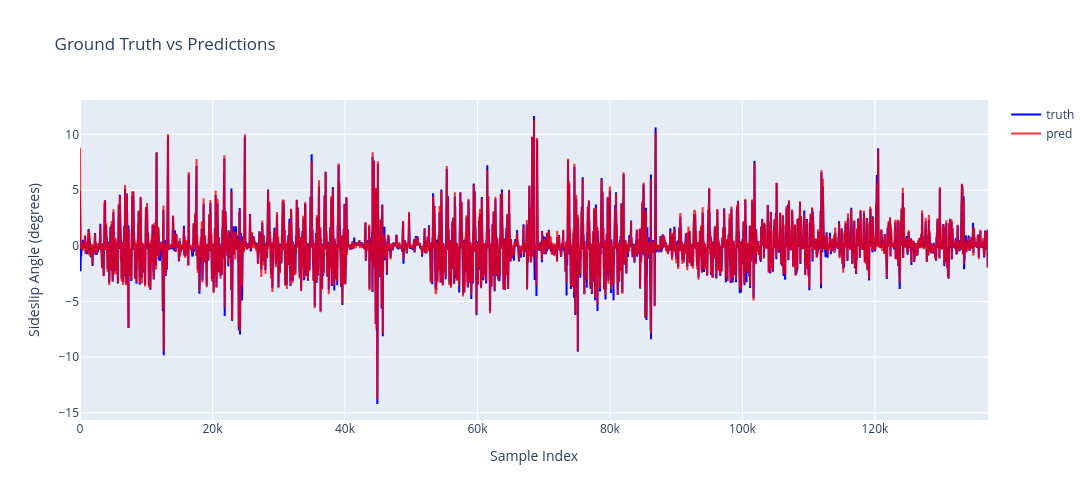

The notebook cell saved with this chart:
### Markdown cell above
## Ground Truth vs Prediction

### Code cell
import plotly.graph_objects as go

# Set model to evaluation mode
model.eval()

# Storage for predictions and ground truth
total_loss = 0  
preds = []
ground_truths = []

# Generate predictions for all training data
with torch.no_grad():
    for step, (x, y) in enumerate(train_dataloader_unshuffled):
        X, y = x.to(device), y.to(device).reshape([len(y), 1])

        pred = model(X)
        loss = criterion(pred, y)
        total_loss += loss.item()
        
        # Store predictions and ground truth
        preds.append(pred.reshape(-1).cpu().numpy())
        ground_truths.append(y.reshape(-1).cpu().numpy())

    print(f"Avg. Loss: {total_loss/step}")
    
    # Concatenate all batches into single arrays
    ground_truths = np.concatenate(ground_truths)
    preds = np.concatenate(preds)

# Create interactive plot
fig = go.Figure()
fig.add_trace(go.Scatter(y=ground_truths, mode='lines', name='truth', line=dict(color='blue')))
fig.add_trace(go.Scatter(y=preds.flatten(), mode='lines', name='pred', line=dict(color='red'), opacity=0.8))
fig.update_layout(
    title='Ground Truth vs Predictions',
    xaxis_title='Sample Index',
    yaxis_title='Sideslip Angle (degrees)',
    width=1200,
    height=500
)
fig.show()

### Figure 1 — Plotly figure (JSON) as saved in the notebook; plotly's stock layout.template omitted (floating-point values rounded to 4 significant figures; data arrays with more than 128 entries replaced by an {"elided": "..."} marker saying what was removed)
{"data": [{"line": {"color": "blue"}, "mode": "lines", "name": "truth", "type": "scatter", "y": {"elided": "137080 float values"}}, {"line": {"color": "red"}, "mode": "lines", "name": "pred", "opacity": 0.8, "type": "scatter", "y": {"elided": "137080 float values"}}], "layout": {"height": 500, "title": {"text": "Ground Truth vs Predictions"}, "width": 1200, "xaxis": {"title": {"text": "Sample Index"}}, "yaxis": {"title": {"text": "Sideslip Angle (degrees)"}}}}
